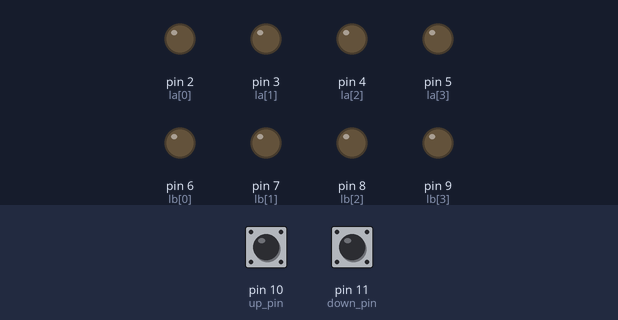
A sketch run on a simulated Arduino Uno, built with avr-gcc and run on an emulated ATmega328P. On the bench: output pins drawn as LEDs (lit = HIGH). Dashed ring = blinking. The inputs (shaded band) are chosen by the test bench; at power-on: pin 10 (up_pin) LOW, pin 11 (down_pin) LOW.

Above: at 1.2 s.
1.3 s: pin 10 (up_pin) pulled HIGH for 1 s
At 3.2 s:
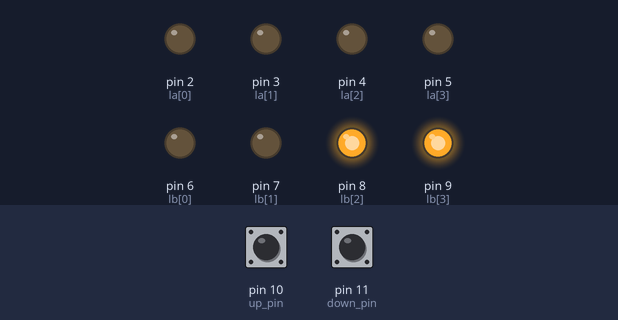
3.8 s: pin 11 (down_pin) pulled HIGH for 3.2 s
At 4.4 s:
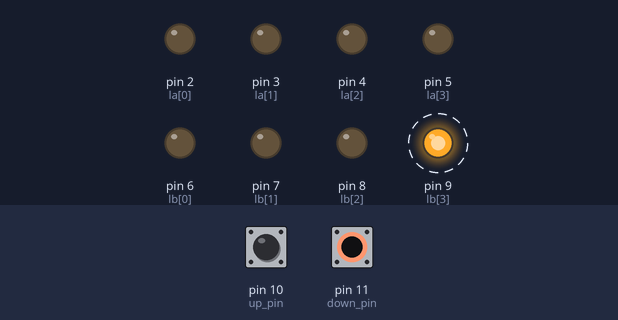
8.5 s: pin 11 (down_pin) pulled HIGH for 0.15 s
At 9.3 s:
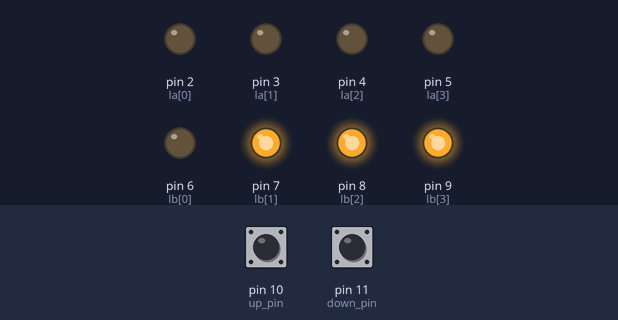
10.1 s: pin 11 (down_pin) pulled HIGH for 3.2 s
At 10.8 s:
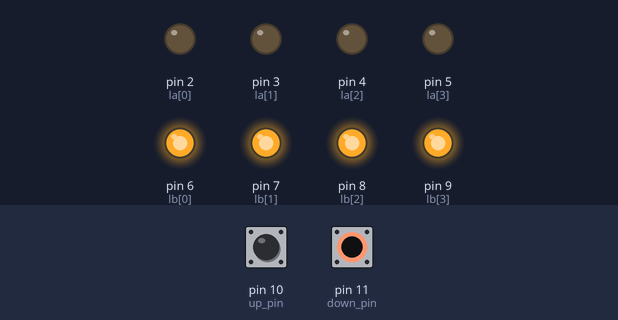
14.8 s: pin 11 (down_pin) pulled HIGH for 1 s
At 15.9 s:
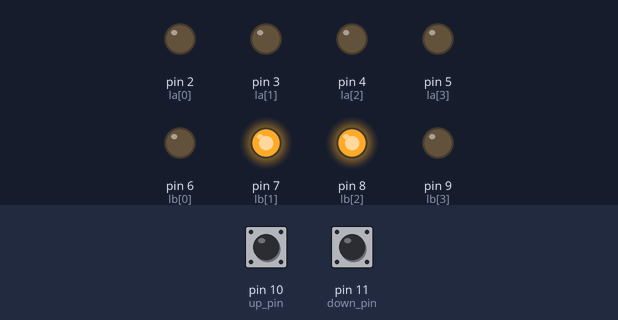
17.3 s: pin 11 (down_pin) pulled HIGH for 0.15 s
At 18.4 s:
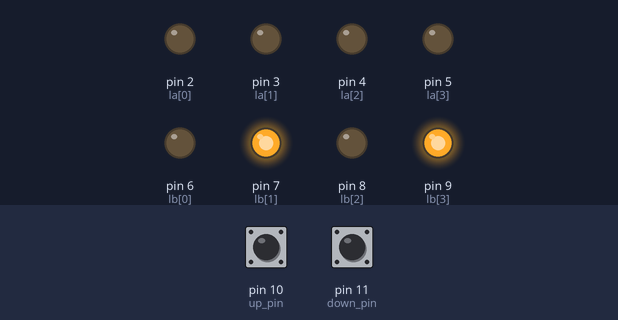
Timing chart, 0 to 19.9 s (numbered marks = the images above; inputs shaded):
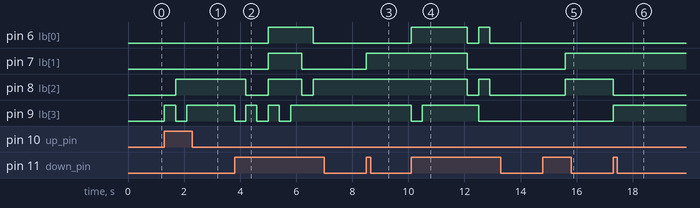

The sketch:

scoreboard_final.ino
```cpp
//4 segment connection
int la[4] = {2,3,4,5}; // first
int lb[4] = {6,7,8,9}; // second


int BCD[10][4] ={
{0,0,0,0},
{0,0,0,1},
{0,0,1,0},
{0,0,1,1},
{0,1,0,0},
{0,1,0,1},
{0,1,1,0},
{0,1,1,1},
{1,0,0,0},
{1,0,0,1}}; //BCD code


void calculate(int); //functions for calculating the left and right segment of a team.
void data_write(int,int);   //functions for writing left and right segment

int up_pin=10; //button pin for increment the score
int down_pin=11; //button pin for decrement the score


int read_down=0; //variable to read the state of the down button
int read_up=0;  //variable to read the state of the up button

int score=0; //variable to store the actual score
int score_dup=0;
int score_a=0; //variable to store the first digit of score
int score_b=0;  //varible to store the second digit of score
void setup()
{
    // setting button pin an input
    pinMode(up_pin,INPUT);
    pinMode(down_pin,INPUT);
    // setting all pins as output
    for(int i=0;i<4;i++)
    {
    pinMode(la[i],OUTPUT);
    pinMode(lb[i],OUTPUT);
    }

}
void loop()
{
    // reading the two button
    read_up=digitalRead(up_pin);
    read_down=digitalRead(down_pin);

    if (read_up==1)
    {
        score+=1;
        read_up=0;
        calculate(score);
    }
    else if (read_down==1)
    {
        score-=1;
        read_down=0;
        calculate(score);
    }
//delay(200);
}

void calculate(int score)
{
    score_dup=score;
    score_b=0;
    score_a=0;

    if (score<10)
    {
        score_b=score;
        score_a=0;
    }
    else
    {
        score_b=score % 10;
        score_a=score_dup/10;
    }
    data_write(score_a,score_b);


}


void data_write(int left,int right)
{
    for (int j=0; j < 4; j++)
    {
        digitalWrite(la[j], BCD[left][j]);
    }

    for (int j=0; j < 4; j++)
    {
        digitalWrite(lb[j], BCD[right][j]);
    }
  delay(400);
}
```

Measured:
- after the input at 1.3 s, pin 8 (lb[2]): LOW → HIGH after 0.40 s; pin 9 (lb[3]): LOW → HIGH at once, → LOW 0.40 s later, → HIGH 0.40 s later
- after the input at 3.8 s, pin 6 (lb[0]): LOW → HIGH after 1.2 s, → LOW 1.6 s later; pin 7 (lb[1]): LOW → HIGH after 1.2 s, → LOW 1.2 s later
- after the input at 8.5 s, pin 7 (lb[1]): LOW → HIGH at once
- after the input at 10.1 s, pin 6 (lb[0]): LOW → HIGH at once, → LOW 2.0 s later, → HIGH 0.40 s later, → LOW 0.40 s later; pin 7 (lb[1]): HIGH → LOW after 2.0 s; pin 8 (lb[2]): HIGH → LOW after 2.0 s, → HIGH 0.40 s later, → LOW 0.40 s later; pin 9 (lb[3]): HIGH → LOW at once, → HIGH 0.40 s later, → LOW 2.0 s later
- after the input at 14.8 s, pin 7 (lb[1]), pin 8 (lb[2]): LOW → HIGH after 0.80 s
- after the input at 17.3 s, pin 8 (lb[2]): HIGH → LOW at once; pin 9 (lb[3]): LOW → HIGH at once
